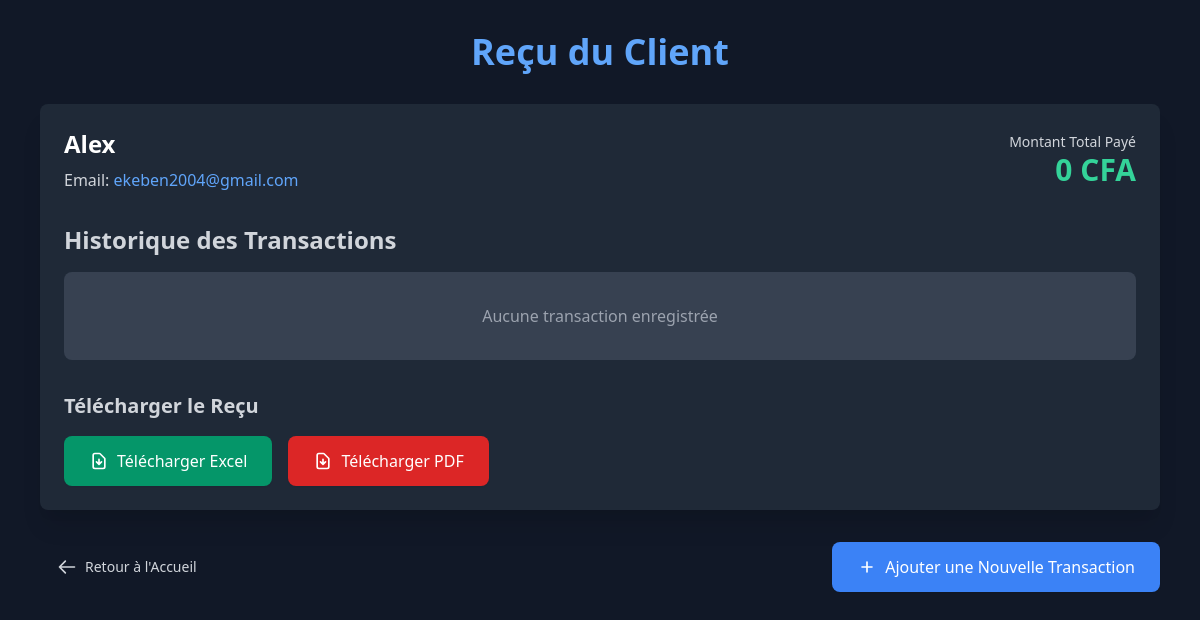
Before: /receipt/1 with the older database file.
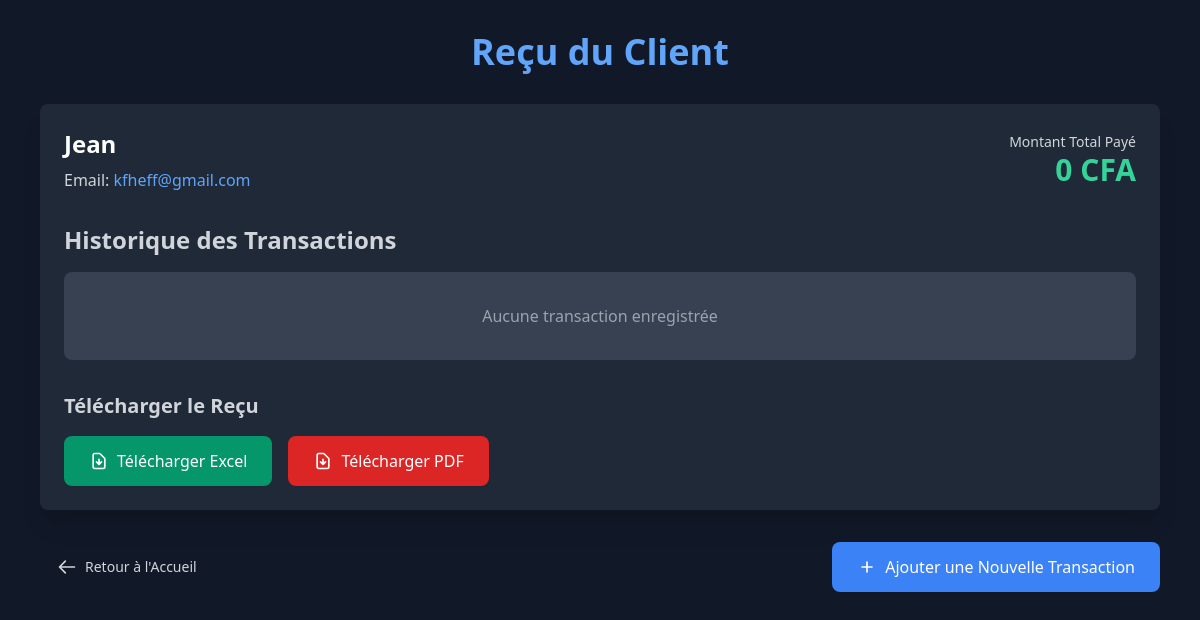
After: the same page with the newer database file.
### tables this page shows
CREATE TABLE clients
                 (id INTEGER PRIMARY KEY, 
                  name TEXT NOT NULL, 
                  email TEXT NOT NULL);

### app.py (the view, shortened to what this page needs)
@app.route('/receipt/<int:client_id>')
def receipt(client_id):
    conn = sqlite3.connect('database.db')
    c = conn.cursor()
    c.execute("SELECT * FROM clients WHERE id=?", (client_id,))
    client = c.fetchone()
    if client:
        c.execute("""
            SELECT t.id, t.total_amount, t.date,
                   ti.product_name, ti.quantity, ti.price
            FROM transactions t
            JOIN transaction_items ti ON t.id = ti.transaction_id
            WHERE t.client_id=?
            ORDER BY t.date DESC, t.id DESC
        """, (client_id,))
        transactions = c.fetchall()
        grouped_transactions = {}
        total_amount = 0
        conn.close()
        return render_template('receipt.html',
                             client=client,
                             transactions=grouped_transactions,
                             total_amount=total_amount)
    else:
        conn.close()
        return redirect(url_for('index'))

### templates/receipt.html (shortened to what the changed rows need)
<!DOCTYPE html>
<html lang="fr">
<head>
    <link href="https://cdn.jsdelivr.net/npm/tailwindcss@2.2.19/dist/tailwind.min.css" rel="stylesheet">
</head>
<body class="bg-gray-900 text-white min-h-screen">
    <div class="container mx-auto px-4 py-8 max-w-6xl">
        <h1 class="text-4xl font-bold mb-8 text-center text-blue-400">Reçu du Client</h1>
        <div class="bg-gray-800 rounded-lg shadow-xl p-6 mb-8">
            <div class="grid grid-cols-1 md:grid-cols-3 gap-4 mb-6">
                <div class="space-y-2">
                    <h2 class="text-2xl font-semibold text-white">{{ client[1] }}</h2>
                    <p class="text-gray-300">
                        <span class="font-medium">Email:</span>
                        <span class="text-blue-400">{{ client[2] }}</span>
                    </p>
                </div>
            </div>
            <div class="mt-8">
                <h2 class="text-2xl font-semibold mb-4 text-gray-300">Historique des Transactions</h2>
            </div>
        </div>
    </div>
</body>
</html>

Changed rows visible on the page:
changed clients: name "Alex" → "Jean"; email "ekeben2004@gmail.com" → "kfheff@gmail.com"
